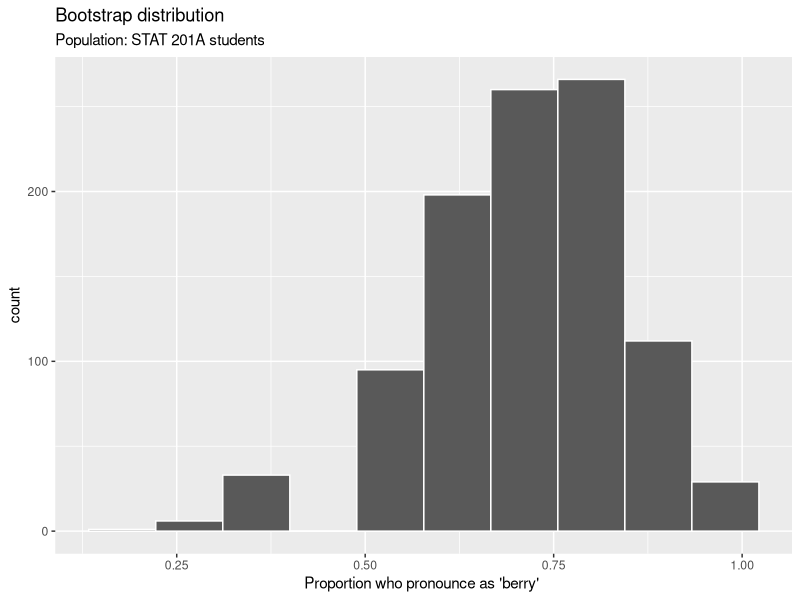

The R script that drew this image:
## ---- chunk 1
library(tidyverse)

# "set seed" for reproducibility
set.seed(1)

# original data
x_orig <- c("berry", "burry", "berry", "berry", "berry", "bury", "berry", "burry", "berry", "berry")

# sample size stored as variable for reproducibility
n <- length(x_orig)

# number of bootstrap samples to take
B <- 1000

# vector to store bootstrap statistics
# starts off as vector full of NAs of length B
bootstrap_props <- rep(NA, B)

# for loop
for(b in 1:B){
  # obtain bootstrap resample (will change every iteration)
  x_b <- sample(x = x_orig, size = n, replace = TRUE)
  
  # calculate bootstrap statistic (will change every iteration)
  boot_mean <- mean(x_b == "berry")
  
  # store into b-th position, replacing the NA
  bootstrap_props[b] <- boot_mean
}

# visualize bootstrap dist.

## first create data frame
boot_df <- data.frame(props = bootstrap_props) 

## ggplot
ggplot(boot_df, aes(x = props))+
  geom_histogram(bins = 10, col = "white") +
  labs(title = "Bootstrap distribution",
       subtitle = "Population: STAT 201A students",
       x = "Proportion who pronounce as 'berry' ")
